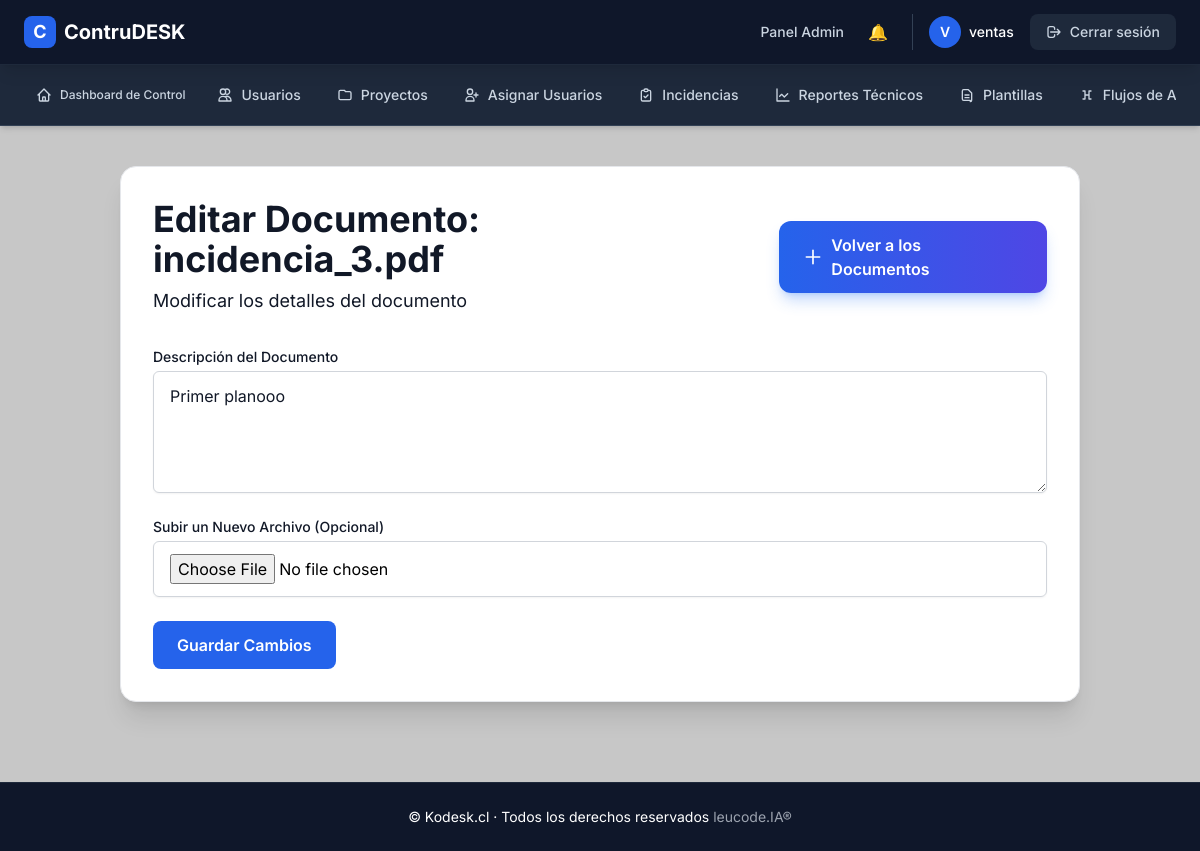
The app's page /editor/project/1/document/1/edit (signed in) with its own data.
### app/models.py (models this page shows, shortened)
class AdminUser(UserMixin, db.Model):
    __tablename__ = "admin_users"
    id = db.Column(db.Integer, primary_key=True)
    nombre = db.Column(db.String(120), nullable=False)
    email = db.Column(db.String(120), unique=True, nullable=False)
    password_hash = db.Column(db.String(255), nullable=False)
    roles = db.relationship('Role', secondary='user_roles', backref=db.backref('users', lazy='dynamic'))
    def has_role(self, role_name):
        return any(role.name == role_name for role in self.roles)
    @property
    def is_authenticated(self):
        return True

class ProjectDocument(db.Model):
    __tablename__ = 'project_documents'
    id = db.Column(db.Integer, primary_key=True)
    project_id = db.Column(db.Integer, db.ForeignKey('projects.id', ondelete='CASCADE'), nullable=False)
    user_id = db.Column(db.Integer, db.ForeignKey('admin_users.id', ondelete='CASCADE'), nullable=False)
    file_path = db.Column(db.String(255), nullable=False)  # Ruta del archivo
    file_name = db.Column(db.String(255), nullable=False)  # Nombre del archivo
    version = db.Column(db.Integer, default=1)  # Versión del documento
    upload_date = db.Column(db.DateTime, default=datetime.utcnow)
    description = db.Column(db.Text, nullable=True)  # Descripción opcional del documento
    project = db.relationship('Project', backref=db.backref('documents', lazy=True))
    user = db.relationship('AdminUser', backref=db.backref('uploaded_documents', lazy=True))

### app/routes/editor.py (the view, shortened to what this page needs)
@editor_bp.route('/project/<int:project_id>/document/<int:document_id>/edit', methods=['GET', 'POST'])
@login_required
def edit_document(project_id, document_id):
    document = ProjectDocument.query.get_or_404(document_id)
    project = Project.query.get_or_404(project_id)
    return render_template('editor/edit_document.html', document=document, project=project)

### app/templates/editor/edit_document.html
{% extends "layout.html" %}
{% block content %}
<div class="container mx-auto mt-10 px-4 sm:px-6 lg:px-8 mb-20">
  <div class="max-w-6xl mx-auto">
    <div class="bg-white rounded-2xl shadow-xl p-8 border border-gray-200">
      <div class="mb-8">
        <div class="flex items-center justify-between mb-6">
          <div>
            <h2 class="text-4xl font-bold text-gray-900 mb-2">
              Editar Documento: {{ document.file_name }}
            </h2>
            <p class="text-gray-900 text-lg">Modificar los detalles del documento</p>
          </div>
          <a href="{{ url_for('editor.view_documents', project_id=project.id) }} "
             class="group relative inline-flex items-center gap-2 bg-gradient-to-r from-blue-600 to-indigo-600 text-white px-6 py-3 rounded-xl font-semibold shadow-lg shadow-blue-500/30 hover:shadow-xl hover:shadow-blue-500/40 hover:scale-105 transition-all duration-300">
            <svg class="w-5 h-5 transition-transform group-hover:rotate-90 duration-300" fill="none" stroke="currentColor" viewBox="0 0 24 24">
              <path stroke-linecap="round" stroke-linejoin="round" stroke-width="2" d="M12 4v16m8-8H4"/>
            </svg>
            Volver a los Documentos
          </a>
        </div>
      </div>
      <form method="POST" enctype="multipart/form-data">
        <div class="mb-6">
          <label for="description" class="block text-sm font-medium text-gray-900">Descripción del Documento</label>
          <textarea name="description" id="description" rows="4" class="mt-1 block w-full px-4 py-3 border border-gray-300 rounded-md shadow-sm text-gray-900" required>{{ document.description }}</textarea>
        </div>
        <div class="mb-6">
          <label for="file" class="block text-sm font-medium text-gray-900">Subir un Nuevo Archivo (Opcional)</label>
          <input type="file" name="file" id="file" class="mt-1 block w-full px-4 py-3 border border-gray-300 rounded-md shadow-sm">
        </div>
        <button type="submit" class="bg-blue-600 text-white px-6 py-3 rounded-lg font-semibold hover:bg-blue-700 transition duration-300">
          Guardar Cambios
        </button>
      </form>
    </div>
  </div>
</div>
{% endblock %}

### app/templates/layout.html (shortened to what this page needs)
<!DOCTYPE html>
<html lang="es">
<head>
  <script src="https://cdn.tailwindcss.com"></script>
</head>
<body class="min-h-screen flex flex-col">
  <header class="w-full bg-slate-900 border-b border-slate-800 sticky top-0 z-50 shadow-lg">
    <div class="max-w-full mx-auto px-3 sm:px-4 lg:px-6">
      <div class="flex items-center justify-between h-16">
        <a href="{{ url_for('main.index') }}" class="flex items-center gap-2 group">
          <div class="w-8 h-8 bg-blue-600 rounded-lg flex items-center justify-center group-hover:bg-blue-700 transition-colors">
            <span class="text-white font-bold text-lg">C</span>
          </div>
          <span class="text-xl font-bold text-white hidden sm:inline">
            ContruDESK
          </span>
        </a>
        <nav class="hidden lg:flex items-center gap-6">
          {% if current_user.is_authenticated %}
            {% if current_user.has_role('admin') %}
              <a href="{{ url_for('admin.admin_dashboard') }}" class="text-sm text-slate-300 hover:text-white transition-colors font-medium">
                Panel Admin
              </a>
              <a href="{{ url_for('admin.notificaciones') }}" class="relative">
                🔔
                {% set unread = current_user.system_notifications | selectattr("read", "equalto", False) | list | length %}
              </a>
            {% elif current_user.has_role('editor') %}
              <a href="{{ url_for('editor.editor_dashboard') }}" class="text-sm text-slate-300 hover:text-white transition-colors font-medium">
                Dashboard Editor
              </a>
            {% elif current_user.has_role('miembro') %}
              <a href="{{ url_for('miembro.miembro_dashboard') }}" class="text-sm text-slate-300 hover:text-white transition-colors font-medium">
                Dashboard Miembro
              </a>
            {% elif current_user.has_role('lector') %}
            {% else %}
              <a href="{{ url_for('main.index') }}" class="text-sm text-slate-300 hover:text-white transition-colors font-medium">
                Inicio
              </a>
            {% endif %}
            <div class="flex items-center gap-4 pl-4 border-l border-slate-700">
              <div class="flex items-center gap-2">
                <div class="w-8 h-8 bg-blue-600 rounded-full flex items-center justify-center">
                  <span class="text-white text-sm font-semibold">{{ current_user.nombre[0]|upper }}</span>
                </div>
                <span class="text-sm text-white font-medium">{{ current_user.nombre }}</span>
              </div>
              <a href="{{ url_for('auth.logout') }}" class="inline-flex items-center gap-2 px-4 py-2 bg-slate-800 hover:bg-slate-700 text-slate-300 hover:text-white rounded-lg text-sm font-medium transition-colors">
                <svg class="w-4 h-4" fill="none" stroke="currentColor" viewBox="0 0 24 24">
                  <path stroke-linecap="round" stroke-linejoin="round" stroke-width="2" d="M17 16l4-4m0 0l-4-4m4 4H7m6 4v1a3 3 0 01-3 3H6a3 3 0 01-3-3V7a3 3 0 013-3h4a3 3 0 013 3v1"/>
                </svg>
                Cerrar sesión
              </a>
            </div>
          {% else %}
            <a href="{{ url_for('auth.login') }}" class="inline-flex items-center gap-2 px-4 py-2 bg-blue-600 hover:bg-blue-700 text-white rounded-lg text-sm font-semibold transition-colors">
              Iniciar Sesión
            </a>
          {% endif %}
        </nav>
      </div>
    </div>
  </header>
  {% if current_user.is_authenticated %}
    <nav class="bg-slate-800 border-b border-slate-700 shadow-md">
      <div class="max-w-full mx-auto px-3 sm:px-4 lg:px-6">
        <div class="hidden md:flex items-center gap-1 py-3 overflow-x-auto">
          {% if current_user.has_role('admin') %}
            <a href="{{ url_for('admin.dashboard_control') }}" class="inline-flex items-center gap-2 px-3 py-2 text-xs font-medium text-slate-300 hover:text-white hover:bg-slate-700 rounded-lg transition-colors whitespace-nowrap">
                <svg class="w-4 h-4" fill="none" stroke="currentColor" viewBox="0 0 24 24">
                  <path stroke-linecap="round" stroke-linejoin="round" stroke-width="2" d="M3 12l2-2m0 0l7-7 7 7M5 10v10a1 1 0 001 1h3m10-11l2 2m-2-2v10a1 1 0 01-1 1h-3m-6 0a1 1 0 001-1v-4a1 1 0 011-1h2a1 1 0 011 1v4a1 1 0 001 1m-6 0h6"/>
                </svg>
                Dashboard de Control
            </a>
            <a href="{{ url_for('admin.usuarios') }}" class="inline-flex items-center gap-2 px-4 py-2 text-sm font-medium text-slate-300 hover:text-white hover:bg-slate-700 rounded-lg transition-colors whitespace-nowrap">
              <svg class="w-4 h-4" fill="none" stroke="currentColor" viewBox="0 0 24 24">
                <path stroke-linecap="round" stroke-linejoin="round" stroke-width="2" d="M12 4.354a4 4 0 110 5.292M15 21H3v-1a6 6 0 0112 0v1zm0 0h6v-1a6 6 0 00-9-5.197M13 7a4 4 0 11-8 0 4 4 0 018 0z"/>
              </svg>
              Usuarios
            </a>
            <a href="{{ url_for('admin.list_projects') }}" class="inline-flex items-center gap-2 px-4 py-2 text-sm font-medium text-slate-300 hover:text-white hover:bg-slate-700 rounded-lg transition-colors whitespace-nowrap">
              <svg class="w-4 h-4" fill="none" stroke="currentColor" viewBox="0 0 24 24">
                <path stroke-linecap="round" stroke-linejoin="round" stroke-width="2" d="M3 7v10a2 2 0 002 2h14a2 2 0 002-2V9a2 2 0 00-2-2h-6l-2-2H5a2 2 0 00-2 2z"/>
              </svg>
              Proyectos
            </a>
            <a href="{{ url_for('admin.assign_user_to_project') }}" class="inline-flex items-center gap-2 px-4 py-2 text-sm font-medium text-slate-300 hover:text-white hover:bg-slate-700 rounded-lg transition-colors whitespace-nowrap">
              <svg class="w-4 h-4" fill="none" stroke="currentColor" viewBox="0 0 24 24">
                <path stroke-linecap="round" stroke-linejoin="round" stroke-width="2" d="M18 9v3m0 0v3m0-3h3m-3 0h-3m-2-5a4 4 0 11-8 0 4 4 0 018 0zM3 20a6 6 0 0112 0v1H3v-1z"/>
              </svg>
              Asignar Usuarios
            </a>
            <a href="{{ url_for('admin.listar_incidencias') }}" class="inline-flex items-center gap-2 px-4 py-2 text-sm font-medium text-slate-300 hover:text-white hover:bg-slate-700 rounded-lg transition-colors whitespace-nowrap">
              <svg class="w-4 h-4" fill="none" stroke="currentColor" viewBox="0 0 24 24">
                <path stroke-linecap="round" stroke-linejoin="round" stroke-width="2" d="M9 5H7a2 2 0 00-2 2v12a2 2 0 002 2h10a2 2 0 002-2V7a2 2 0 00-2-2h-2M9 5a2 2 0 002 2h2a2 2 0 002-2M9 5a2 2 0 012-2h2a2 2 0 012 2m-6 9l2 2 4-4"/>
              </svg>
              Incidencias
            </a>
            <a href="{{ url_for('admin.ver_reportes') }}"
              class="inline-flex items-center gap-2 px-4 py-2 text-sm font-medium text-slate-300
                      hover:text-white hover:bg-slate-700 rounded-lg transition-colors whitespace-nowrap">
              <svg xmlns="http://www.w3.org/2000/svg"
                  fill="none" viewBox="0 0 24 24" stroke-width="2" stroke="currentColor"
                  class="w-4 h-4">
                <path stroke-linecap="round" stroke-linejoin="round"
                      d="M3 3v18h18M7 14l3-3 4 4 5-5"/>
              </svg>
              Reportes Técnicos
            </a>
            <a href="{{ url_for('admin.plantillas') }}"
              class="inline-flex items-center gap-2 px-4 py-2 text-sm font-medium text-slate-300
                      hover:text-white hover:bg-slate-700 rounded-lg transition-colors whitespace-nowrap">
              <svg xmlns="http://www.w3.org/2000/svg"
                  fill="none" viewBox="0 0 24 24" stroke-width="2" stroke="currentColor"
                  class="w-4 h-4">
                <path stroke-linecap="round" stroke-linejoin="round"
                      d="M9 12h6m-6 4h6m2 4H7a2 2 0 01-2-2V6a2 2 0 012-2h7l5 5v11a2 2 0 01-2 2z" />
              </svg>
              Plantillas
            </a>
            <a href="{{ url_for('admin.flujos_aprobacion') }}"
              class="inline-flex items-center gap-2 px-4 py-2 text-sm font-medium text-slate-300
                      hover:text-white hover:bg-slate-700 rounded-lg transition-colors whitespace-nowrap">
              <svg xmlns="http://www.w3.org/2000/svg"
                  fill="none" viewBox="0 0 24 24" stroke-width="2" stroke="currentColor"
                  class="w-4 h-4">
                <path stroke-linecap="round" stroke-linejoin="round"
                      d="M6 6h3m6 0h3m-9 0v12m6-12v12M6 18h3m6 0h3M9 12h6" />
              </svg>
              Flujos de Aprobación
            </a>
          {% endif %}
        </div>
      </div>
    </nav>
  {% endif %}
  <main class="flex-grow">
    {% block content %}{% endblock %}
  </main>
  <footer class="bg-slate-900 border-t border-slate-800 mt-auto">
    <div class="max-w-full mx-auto px-3 sm:px-4 lg:px-6 py-6">
      <div class="text-center">
        <p class="text-white text-sm">
          © {{ config.STORE_NAME or "Kodesk.cl" }} · Todos los derechos reservados
          <span class="text-gray-400">leucode.IA®</span>
        </p>
      </div>
    </div>
  </footer>
</body>
</html>

### app/templates/layout.html (style rules this page uses)
body { font-family: 'Inter', sans-serif !important; background-color: #c7c7c7 !important; }

### records on screen
AdminUser: nombre "V", nombre "ventas"
ProjectDocument: file_name "incidencia_3.pdf", description "Primer planooo"

### other values on screen
{{ config.STORE_NAME or "Kodesk.cl" }} "Kodesk.cl"
